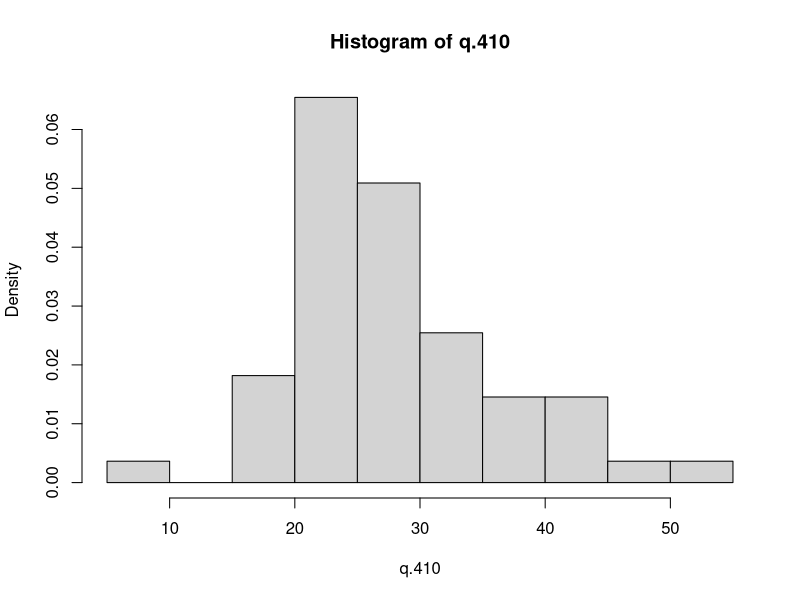

Write R code to recreate this figure.
q.410 <- c(7,23,22,38,43,24,35,26,28,18,20,
           25,23,22,52,31,30,41,45,29,27,43,
           29,28,27,25,29,28,24,37,28,29,18,
           25,33,25,27,25,34,32,36,22,32,33,
           21,23,24,18,48,23,16,38,26,21,23)

hist(q.410, freq=F)

